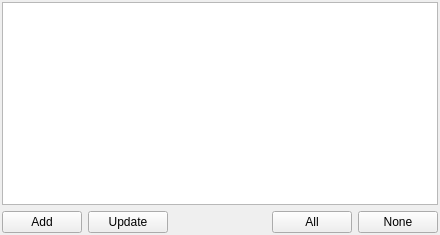
<ui version="4.0" >
 <class>ReceiversWidgetClass</class>
 <widget class="QWidget" name="ReceiversWidgetClass" >
  <property name="geometry" >
   <rect>
    <x>0</x>
    <y>0</y>
    <width>440</width>
    <height>235</height>
   </rect>
  </property>
  <property name="windowTitle" >
   <string>ReceiversWidget</string>
  </property>
  <layout class="QVBoxLayout" >
   <property name="leftMargin" >
    <number>2</number>
   </property>
   <property name="topMargin" >
    <number>2</number>
   </property>
   <property name="rightMargin" >
    <number>2</number>
   </property>
   <property name="bottomMargin" >
    <number>2</number>
   </property>
   <item>
    <widget class="QTreeWidget" name="trwReceivers" >
     <property name="columnCount" >
      <number>0</number>
     </property>
    </widget>
   </item>
   <item>
    <layout class="QHBoxLayout" >
     <item>
      <widget class="QPushButton" name="pbtAdd" >
       <property name="text" >
        <string>Add</string>
       </property>
      </widget>
     </item>
     <item>
      <widget class="QPushButton" name="pbtUpdate" >
       <property name="text" >
        <string>Update</string>
       </property>
      </widget>
     </item>
     <item>
      <spacer>
       <property name="orientation" >
        <enum>Qt::Horizontal</enum>
       </property>
       <property name="sizeHint" >
        <size>
         <width>40</width>
         <height>20</height>
        </size>
       </property>
      </spacer>
     </item>
     <item>
      <widget class="QPushButton" name="pbtSelectAll" >
       <property name="text" >
        <string>All</string>
       </property>
      </widget>
     </item>
     <item>
      <widget class="QPushButton" name="pbtSelectNone" >
       <property name="text" >
        <string>None</string>
       </property>
      </widget>
     </item>
    </layout>
   </item>
  </layout>
 </widget>
 <layoutdefault spacing="6" margin="11" />
 <resources/>
 <connections/>
</ui>
